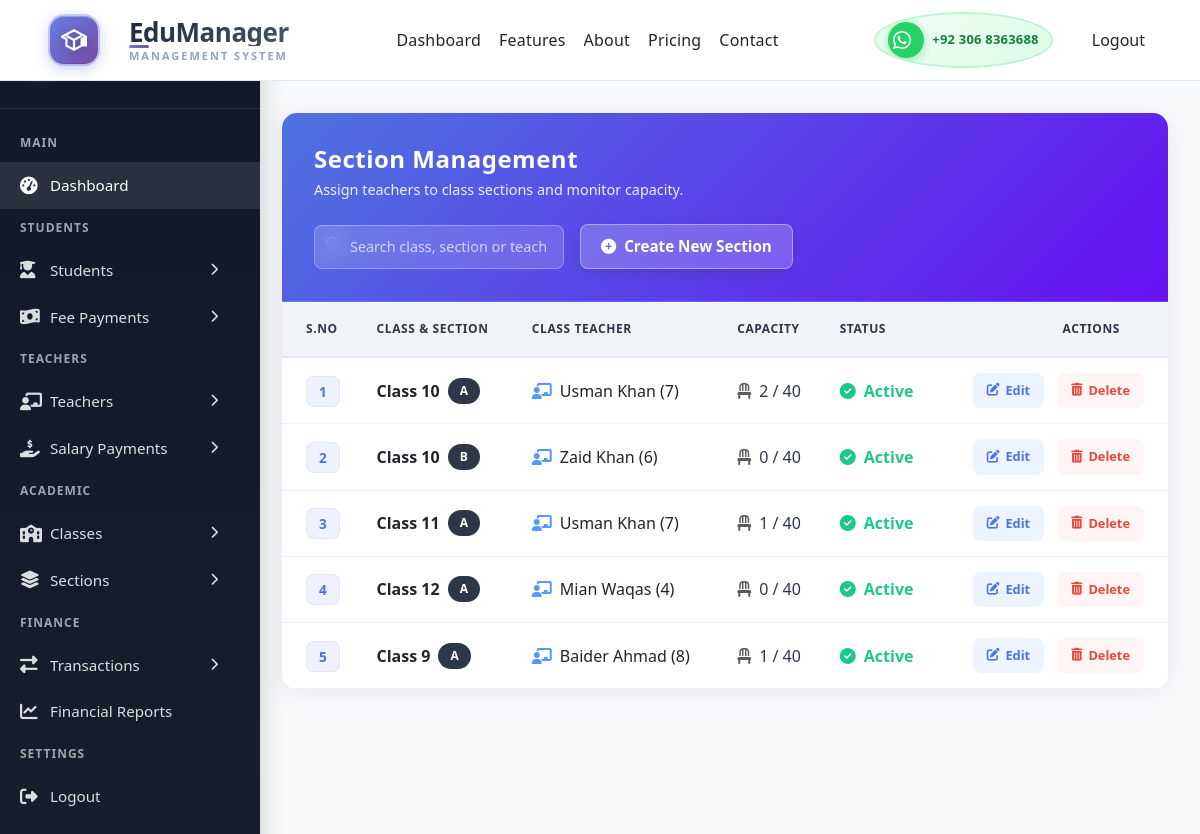
The app's page /sections/ (signed in) with its own data.
### base/models.py (models this page shows, shortened)
class Section(models.Model):
    name = models.CharField(max_length=5, default='A')
    student_class = models.ForeignKey("Class",
        on_delete=models.CASCADE,
        related_name="sections"
        )
    class_teacher = models.ForeignKey("Teacher",on_delete=models.SET_NULL,
        null=True,
        blank=True,
        related_name="section_teacher"
        )
    capacity = models.PositiveIntegerField(default=40, validators=[MinValueValidator(1)])
    is_active = models.BooleanField(default=True)
    created_at = models.DateTimeField(auto_now_add=True)
    updated_at = models.DateTimeField(auto_now=True)
    class Meta:
        ordering = ["student_class", "name",]
        verbose_name = "Section"
        verbose_name_plural = "Sections"
    constraints = [
            models.UniqueConstraint(
                fields=["student_class", "name"], # No duplicate class-section combos
                name="unique_class_section"
            ),
            models.UniqueConstraint(
                fields=['class_teacher'],
                condition=Q(class_teacher__isnull=False),
                name='unique_class_teacher'
            )
        ]
    @property
    def student_count(self):
        return self.students.count()

class Class(models.Model):
    CLASS_CHOICES = [
        ('Nursery', 'Nursery'),
        ('Class 1', 'Class 1'),
        ('Class 2', 'Class 2'),
        ('Class 3', 'Class 3'),
        ('Class 4', 'Class 4'),
        ('Class 5', 'Class 5'),
        ('Class 6', 'Class 6'),
        ('Class 7', 'Class 7'),
        ('Class 8', 'Class 8'),
        ('Class 9', 'Class 9'),
        ('Class 10', 'Class 10'),
        ('Class 11', 'Class 11'),
        ('Class 12', 'Class 12')
    ]
    name = models.CharField(max_length=20, choices=CLASS_CHOICES, db_index=True, unique=True)
    monthly_fee = models.DecimalField(max_digits=10, decimal_places=2, default=Decimal('0.00'), validators=[MinValueValidator(0)])
    is_active = models.BooleanField(default=True)
    class Meta:
        ordering = ["name"] # Note: sort alphabetically (Class 1, Class 2).
        verbose_name = "Class"
        verbose_name_plural = "Classes"

class Teacher(models.Model):
    GENDER_CHOICES = (
        ('Male', 'Male'),
        ('Female', 'Female'),
        ('Other', 'Other'),
    )
    DESIGNATIONS = (
        ('Principal', 'Principal'),
        ('Vice Principal', 'Vice Principal'),
        ('HOD', 'Head of Department'),
        ('Senior Teacher', 'Senior Teacher'),
        ('Teacher', 'Teacher'),
        ('Assistant Teacher', 'Assistant Teacher'),
    )
    user = models.OneToOneField(
        User,
        on_delete=models.SET_NULL,
        null=True,
        blank=True,
        related_name='teacher_profile'
    )
    teacher_id = models.CharField(max_length=20, unique=True, db_index=True)
    first_name = models.CharField(max_length=100)
    last_name = models.CharField(max_length=100)
    gender = models.CharField(max_length=10, choices=GENDER_CHOICES)
    date_of_birth = models.DateField(null=True, blank=True)
    photo = models.ImageField(upload_to='teachers/', blank=True, null=True)
    qualification = models.CharField(max_length=200, blank=True)
    subject_specialization = models.CharField(max_length=200, blank=True)
    designation = models.CharField(max_length=50, choices=DESIGNATIONS, default='Teacher')
    date_of_joining = models.DateField()
    phone_number = models.CharField(max_length=15)
    email = models.EmailField(unique=True, blank=True, null=True)
    address = models.TextField(blank=True)
    emergency_contact = models.CharField(max_length=15, blank=True)
    monthly_salary = models.DecimalField(max_digits=10, decimal_places=2, default=Decimal('0.00'),validators=[MinValueValidator(0)])
    total_salary_paid = models.DecimalField(max_digits=10, decimal_places=2, default=Decimal('0.00'))
    salary_due = models.DecimalField(max_digits=10, decimal_places=2, default=Decimal('0.00'))
    bank_name = models.CharField(max_length=100, blank=True)
    account_number = models.CharField(max_length=50, blank=True)
    ifsc_code = models.CharField(max_length=20, blank=True)
    is_active = models.BooleanField(default=True)
    created_at = models.DateTimeField(auto_now_add=True)
    updated_at = models.DateTimeField(auto_now=True)
    class Meta:
        ordering = ['-updated_at']
        verbose_name = 'Teacher'
        verbose_name_plural = 'Teachers'
    def __str__(self):
        return f"{self.first_name} {self.last_name} ({self.teacher_id})"

### base/views.py (the view)
# urls.py: path('sections/', views.section_list, name='section_list'),
@login_required(login_url='loginPage')
def section_list(request):
    sections = Section.objects.all()
    return render(request, "sections/all_sections.html", {"sections": sections})

### base/templates/sections/all_sections.html (shortened to what this page needs)
{% extends 'main.html' %}
{% load static %}
{% block content %}
<div class="tf-dashboard-layout">
    <aside class="tf-sidebar flex-shrink-0">
        {% include "sidebar.html" %}
    </aside>
    <main class="tf-main-content flex-grow-1">
        <div class="tf-card tf-animate">
            <div class="tf-header-box">
                <div class="tf-header-text">
                    <h1>Section Management</h1>
                    <p>Assign teachers to class sections and monitor capacity.</p>
                </div>
                <div class="d-flex align-items-center gap-3">
                    <div class="tf-search-box">
                        <i class="fas fa-search search-icon"></i>
                        <input type="text" id="tableSearch" placeholder="Search class, section or teacher...">
                    </div>
                    <a href="{% url 'section_create' %}" class="tf-btn-add">
                        <i class="fas fa-plus-circle me-2"></i> Create New Section
                    </a>
                </div>
            </div>
            <div class="tf-body p-0">
                <div class="table-responsive">
                    <table class="table table-hover align-middle mb-0">
                        <thead>
                            <tr>
                                <th class="ps-4">S.No</th>
                                <th>Class & Section</th>
                                <th>Class Teacher</th>
                                <th>Capacity</th>
                                <th>Status</th>
                                <th class="text-end pe-5">Actions</th>
                            </tr>
                        </thead>
                        <tbody>
                            {% for section in sections %}
                            <tr>
                                <td class="ps-4">
                                    <span class="sno-badge">{{ forloop.counter }}</span>
                                </td>
                                <td>
                                    <div class="d-flex align-items-center">
                                        <span class="fw-bold text-dark me-2">{{ section.student_class.name }}</span>
                                        <span class="section-tag">{{ section.name }}</span>
                                    </div>
                                </td>
                                <td>
                                    {% if section.class_teacher %}
                                    <div class="d-flex align-items-center">
                                        <i class="fas fa-chalkboard-teacher me-2 text-primary"
                                            style="opacity: 0.7;"></i>
                                        <span class="text-dark">{{ section.class_teacher }}</span>
                                    </div>
                                    {% else %}
                                    <span class="text-muted fst-italic">Unassigned</span>
                                    {% endif %}
                                </td>
                                <td>
                                    <div class="d-flex align-items-center">
                                        <i class="fas fa-chair me-2 text-muted"></i>
                                        <span>{{ section.student_count }} / {{ section.capacity }}</span>
                                    </div>
                                </td>
                                <td>
                                    {% if section.is_active %}
                                    <span class="status-active"><i class="fas fa-check-circle me-1"></i> Active</span>
                                    {% else %}
                                    <span class="status-inactive"><i class="fas fa-times-circle me-1"></i>
                                        Inactive</span>
                                    {% endif %}
                                </td>
                                <td class="text-end pe-4">
                                    <div class="d-flex justify-content-end gap-2">
                                        <a href="{% url 'section_update' section.id %}" class="btn-action btn-edit">
                                            <i class="fas fa-pen-to-square"></i> Edit
                                        </a>
                                        <a href="{% url 'section_delete' section.id %}" class="btn-action btn-delete">
                                            <i class="fas fa-trash-can"></i> Delete
                                        </a>
                                    </div>
                                </td>
                            </tr>
                            {% endfor %}
                        </tbody>
                    </table>
                </div>
            </div>
        </div>
    </main>
</div>
{% endblock %}

### static/styles/style_0.css (style rules this page uses)
*, *::before, *::after { box-sizing: border-box; }
body { margin: 0; padding: 0; font-family: 'Segoe UI', Tahoma, Geneva, Verdana, sans-serif; background: #f8fafc; }
:root { --primary: #0f172a; --primary-light: #1e293b; --accent: #3b82f6; --accent-glow: #60a5fa; --whatsapp: #25d366; --whatsapp-dark: #128c7e; --text: #64748b; --text-dark: #0f172a; --bg: #ffffff; --border: #e2e8f0; --shadow: 0 4px 6px -1px rgba(0, 0, 0, 0.1); --shadow-lg: 0 10px 15px -3px rgba(0, 0, 0, 0.1); --radius: 8px; --radius-lg: 12px; }
html { scroll-behavior: smooth; scroll-padding-top: 100px; }

### static/styles/login.css (style rules this page uses)
:root { --color-primary: #3b82f6; --color-primary-hover: #2563eb; --color-primary-active: #1d4ed8; --color-secondary: #64748b; --color-success: #10b981; --color-error: #ef4444; --color-warning: #f59e0b; --color-info: #3b82f6; --color-white: #ffffff; --color-gray-50: #f8fafc; --color-gray-100: #f1f5f9; --color-gray-200: #e2e8f0; --color-gray-300: #cbd5e1; --color-gray-400: #94a3b8; --color-gray-500: #64748b; --color-gray-600: #475569; --color-gray-700: #334155; --color-gray-800: #1e293b; --color-gray-900: #0f172a; --font-sans: -apple-system, BlinkMacSystemFont, "Segoe UI", Roboto, "Helvetica Neue", Arial, sans-serif; --font-mono: ui-monospace, SFMono-Regular, "SF Mono", Menlo, Consolas, monospace; --space-1: 0.25rem; --space-2: 0.5rem; --space-3: 0.75rem; --space-4: 1rem; --space-5: 1.25rem; --space-6: 1.5rem; --space-8: 2rem; --space-10: 2.5rem; --radius-sm: 0.375rem; --radius-md: 0.5rem; --radius-lg: 0.75rem; --radius-xl: 1rem; --shadow-sm: 0 1px 2px 0 rgb(0 0 0 / 0.05); --shadow-md: 0 4px 6px -1px rgb(0 0 0 / 0.1), 0 2px 4px -2px rgb(0 0 0 / 0.1); --shadow-lg: 0 10px 15px -3px rgb(0 0 0 / 0.1), 0 4px 6px -4px rgb(0 0 0 / 0.1); --shadow-xl: 0 20px 25px -5px rgb(0 0 0 / 0.1), 0 8px 10px -6px rgb(0 0 0 / 0.1); --transition-fast: 150ms cubic-bezier(0.4, 0, 0.2, 1); --transition-base: 200ms cubic-bezier(0.4, 0, 0.2, 1); --transition-slow: 300ms cubic-bezier(0.4, 0, 0.2, 1); }

### static/styles/dashboard.css (style rules this page uses)
:root { --primary-50: #eff6ff; --primary-100: #dbeafe; --primary-200: #bfdbfe; --primary-500: #3b82f6; --primary-600: #2563eb; --primary-700: #1d4ed8; --primary-900: #1e3a8a; --success: #10b981; --success-light: #d1fae5; --warning: #f59e0b; --warning-light: #fef3c7; --danger: #ef4444; --danger-light: #fee2e2; --purple: #8b5cf6; --purple-light: #ede9fe; --gray-50: #f9fafb; --gray-100: #f3f4f6; --gray-200: #e5e7eb; --gray-300: #d1d5db; --gray-400: #9ca3af; --gray-500: #6b7280; --gray-600: #4b5563; --gray-700: #374151; --gray-800: #1f2937; --gray-900: #111827; --space-1: 0.25rem; --space-2: 0.5rem; --space-3: 0.75rem; --space-4: 1rem; --space-5: 1.25rem; --space-6: 1.5rem; --space-8: 2rem; --space-10: 2.5rem; --space-12: 3rem; --sidebar-width: 280px; --sidebar-collapsed: 80px; --header-height: 80px; --radius-sm: 0.375rem; --radius-md: 0.5rem; --radius-lg: 0.75rem; --radius-xl: 1rem; --radius-2xl: 1.5rem; --radius-full: 9999px; --shadow-sm: 0 1px 2px 0 rgb(0 0 0 / 0.05); --shadow-md: 0 4px 6px -1px rgb(0 0 0 / 0.1), 0 2px 4px -2px rgb(0 0 0 / 0.1); --shadow-lg: 0 10px 15px -3px rgb(0 0 0 / 0.1), 0 4px 6px -4px rgb(0 0 0 / 0.1); --shadow-xl: 0 20px 25px -5px rgb(0 0 0 / 0.1), 0 8px 10px -6px rgb(0 0 0 / 0.1); --shadow-glow: 0 0 20px rgba(59, 130, 246, 0.3); --transition-fast: 150ms cubic-bezier(0.4, 0, 0.2, 1); --transition-base: 200ms cubic-bezier(0.4, 0, 0.2, 1); --transition-slow: 300ms cubic-bezier(0.4, 0, 0.2, 1); --transition-spring: 500ms cubic-bezier(0.68, -0.55, 0.265, 1.55); }
* { margin: 0; padding: 0; box-sizing: border-box; }
html, body { margin: 0; padding: 0; width: 100%; max-width: 100%; overflow-x: hidden; height: 100vh; }
.search-icon { position: absolute; left: var(--space-3); width: 20px; height: 20px; color: var(--gray-400); transition: color var(--transition-fast); }
.table-responsive { overflow-x: auto; }

### static/styles/teacher_list.css (style rules this page uses)
:root { --sidebar-bg: #1e293b; --main-bg: #f8fafc; --add-btn: #2563eb; --add-hover: #1d4ed8; --edit-btn: #22c55e; --edit-hover: #16a34a; --delete-btn: #ef4444; --delete-hover: #dc2626; --text-dark: #1e293b; --text-muted: #64748b; }
.btn-edit { background-color: var(--edit-btn); color: white; padding: 8px 14px; border-radius: 5px; text-decoration: none; font-size: 13px; font-weight: 600; transition: 0.2s ease; }
.btn-delete { background-color: var(--delete-btn); color: white; padding: 8px 14px; border-radius: 5px; text-decoration: none; font-size: 13px; font-weight: 600; margin-left: 5px; transition: 0.2s ease; }

### records on screen
Section: student_class.name "Class 10", name "A", class_teacher "Usman Khan (7)", student_count "2", capacity "40", is_active True (drawn)
Section: student_class.name "Class 10", name "B", class_teacher "Zaid Khan (6)", student_count "0", capacity "40", is_active True (drawn)
Section: student_class.name "Class 11", name "A", class_teacher "Usman Khan (7)", student_count "1", capacity "40", is_active True (drawn)
Section: student_class.name "Class 12", name "A", class_teacher "Mian Waqas (4)", student_count "0", capacity "40", is_active True (drawn)
Section: student_class.name "Class 9", name "A", class_teacher "Baider Ahmad (8)", student_count "1", capacity "40", is_active True (drawn)
